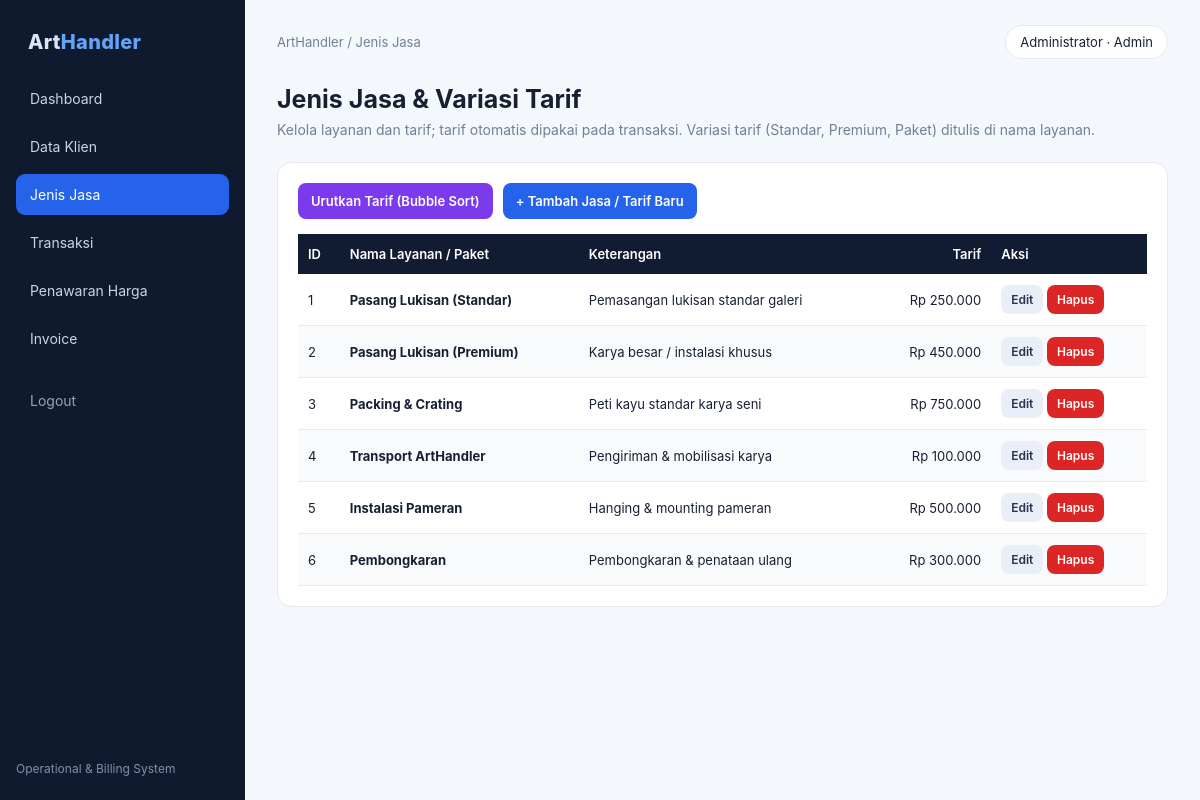
/jasa.php (signed in), run on the app's committed database.
### tables this page shows
CREATE TABLE jenis_jasa (
  id_jasa     INT AUTO_INCREMENT PRIMARY KEY,
  nama_jasa   VARCHAR(100) NOT NULL,
  keterangan  VARCHAR(255) NULL,
  tarif       DECIMAL(12,2) NOT NULL
);

### inc/fungsi.php (called while the page is built, shortened)
<?php
function e($teks): string
{
    return htmlspecialchars((string) $teks, ENT_QUOTES, 'UTF-8');
}
function rupiah($angka): string
{
    return 'Rp ' . number_format((float) $angka, 0, ',', '.');
}

### inc/cek_sesi.php (called while the page is built, shortened)
<?php
require_once __DIR__ . '/fungsi.php';
function pengguna(): ?array
{
    return $_SESSION['pengguna'] ?? null;
}

### jasa.php (the view, shortened to what this page needs)
<?php
require_once __DIR__ . '/inc/cek_sesi.php';
$db = db();
$data = $db->query('SELECT * FROM jenis_jasa ORDER BY id_jasa')->fetchAll();
$judul = 'Jenis Jasa';
$aktif = 'jasa';
require __DIR__ . '/inc/header.php';
?>
<h1>Jenis Jasa &amp; Variasi Tarif</h1>
<p class="subtitle">Kelola layanan dan tarif; tarif otomatis dipakai pada transaksi. Variasi tarif (Standar, Premium, Paket) ditulis di nama layanan.</p>
<div class="panel">
  <div class="toolbar">
    <a class="btn purple" href="jasa.php?urut=tarif">Urutkan Tarif (Bubble Sort)</a>
    <a class="btn" href="jasa.php?tambah=1">+ Tambah Jasa / Tarif Baru</a>
  </div>
  <table>
    <thead><tr><th>ID</th><th>Nama Layanan / Paket</th><th>Keterangan</th><th class="num">Tarif</th><th>Aksi</th></tr></thead>
    <tbody>
    <?php foreach ($data as $j): ?>
      <tr>
        <td><?= (int) $j['id_jasa'] ?></td><td><b><?= e($j['nama_jasa']) ?></b></td><td><?= e($j['keterangan']) ?></td>
        <td class="num"><?= rupiah($j['tarif']) ?></td>
        <td>
          <a class="btn secondary sm" href="jasa.php?edit=<?= (int) $j['id_jasa'] ?>">Edit</a>
          <form class="inline" method="post" onsubmit="return confirm('Hapus jenis jasa?')">
            <button class="btn red sm" type="submit">Hapus</button>
          </form>
        </td>
      </tr>
    <?php endforeach; ?>
    </tbody>
  </table>
</div>
<?php require __DIR__ . '/inc/footer.php';

### inc/header.php (shortened to what this page needs)
<?php
$u = pengguna();
$menu = [
    'admin' => [
        'dashboard' => ['Dashboard', '⌂'],
        'klien'     => ['Data Klien', '♙'],
        'jasa'      => ['Jenis Jasa', '✦'],
        'transaksi' => ['Transaksi', '▣'],
        'penawaran' => ['Penawaran Harga', '▤'],
        'invoice'   => ['Invoice', '▧'],
    ],
    'pemilik' => [
        'dashboard' => ['Dashboard', '⌂'],
        'invoice'   => ['Invoice', '▧'],
        'laporan'   => ['Laporan', '▥'],
        'pengguna'  => ['Kelola Pengguna', '♟'],
    ],
][$u['peran']];
?>
<!DOCTYPE html>
<html lang="id">
<head>
<link rel="stylesheet" href="assets/style.css">
</head>
<body>
<div class="app">
<aside class="sidebar">
  <div class="brand">Art<span>Handler</span></div>
  <nav class="nav">
    <?php foreach ($menu as $hal => [$label, $ikon]): ?>
      <a href="<?= $hal ?>.php" data-icon="<?= $ikon ?>" class="<?= $aktif === $hal ? 'active' : '' ?>"><?= e($label) ?></a>
    <?php endforeach; ?>
    <a href="logout.php" data-icon="⎋" class="logout">Logout</a>
  </nav>
  <div class="sidebar-bottom">Operational &amp; Billing System</div>
</aside>
<main class="main">
  <div class="topbar">
    <div class="crumb">ArtHandler / <span><?= e($judul) ?></span></div>
    <div class="user"><?= e($u['nama']) ?> · <?= $u['peran'] === 'admin' ? 'Admin' : 'Pemilik' ?></div>
  </div>

### inc/footer.php
</main>
</div>
</body>
</html>

### assets/style.css (style rules this page uses)
:root { --navy:#101a2e;--blue:#2563eb;--bg:#f4f7fb;--text:#172033;--muted:#718096;--line:#e5eaf1;--green:#059669;--purple:#7c3aed;--orange:#d97706;--red:#dc2626 }
* { box-sizing:border-box }
body { margin:0;font-family:Inter,Segoe UI,Arial,sans-serif;background:var(--bg);color:var(--text) }
a { color:var(--blue) }
.app { min-height:100vh;display:flex }
.sidebar { width:245px;background:var(--navy);color:#dbe5f5;padding:22px 16px;position:fixed;height:100vh }
.brand { font-weight:800;font-size:20px;padding:8px 12px 24px;letter-spacing:.3px }
.brand span { color:#60a5fa }
.nav { display:flex;flex-direction:column;gap:7px }
.nav a { display:block;color:#cbd5e1;text-decoration:none;padding:12px 14px;border-radius:9px;font-size:14px }
.nav a:hover,.nav a.active { background:var(--blue);color:#fff }
.nav a.logout { margin-top:14px;color:#94a3b8 }
.sidebar-bottom { position:absolute;bottom:24px;left:16px;right:16px;color:#8190a7;font-size:12px }
.main { margin-left:245px;width:calc(100% - 245px);padding:25px 32px }
.topbar { display:flex;justify-content:space-between;align-items:center;margin-bottom:25px }
.crumb { font-size:13px;color:var(--muted) }
.user { background:#fff;border:1px solid var(--line);border-radius:30px;padding:8px 14px;font-size:13px }
h1 { margin:0 0 7px;font-size:25px }
p.subtitle { margin:0 0 24px;color:var(--muted);font-size:14px }
.panel { background:#fff;border:1px solid var(--line);border-radius:14px;padding:20px;margin-bottom:18px }
.btn { display:inline-block;border:0;border-radius:8px;padding:10px 13px;background:var(--blue);color:#fff;cursor:pointer;font-size:13px;font-weight:600;text-decoration:none;font-family:inherit }
.btn.secondary { background:#e9eef8;color:#26334a }
.btn.purple { background:var(--purple) }
.btn.red { background:var(--red) }
.btn.sm { padding:7px 10px;font-size:12px }
form.inline { display:inline }
.toolbar { display:flex;gap:10px;align-items:center;margin-bottom:15px;flex-wrap:wrap }
table { width:100%;border-collapse:collapse;font-size:13px }
th { background:#111c32;color:#fff;text-align:left;padding:12px 10px;font-weight:600 }
td { padding:11px 10px;border-bottom:1px solid var(--line) }
tr:nth-child(even) td { background:#f8fafc }
td.num,th.num { text-align:right }

### data on the page
jenis_jasa: id_jasa "1", nama_jasa "Pasang Lukisan (Standar)", keterangan "Pemasangan lukisan standar galeri", tarif "Rp 250.000"
jenis_jasa: id_jasa "2", nama_jasa "Pasang Lukisan (Premium)", keterangan "Karya besar / instalasi khusus", tarif "Rp 450.000"
jenis_jasa: id_jasa "3", nama_jasa "Packing & Crating", keterangan "Peti kayu standar karya seni", tarif "Rp 750.000"
jenis_jasa: id_jasa "4", nama_jasa "Transport ArtHandler", keterangan "Pengiriman & mobilisasi karya", tarif "Rp 100.000"
jenis_jasa: id_jasa "5", nama_jasa "Instalasi Pameran", keterangan "Hanging & mounting pameran", tarif "Rp 500.000"
jenis_jasa: id_jasa "6", nama_jasa "Pembongkaran", keterangan "Pembongkaran & penataan ulang", tarif "Rp 300.000"

### other printed values
$label "Dashboard"
$label "Data Klien"
$label "Jenis Jasa"
$label "Transaksi"
$label "Penawaran Harga"
$label "Invoice"
$judul "Jenis Jasa"
$u['nama'] "Administrator"
